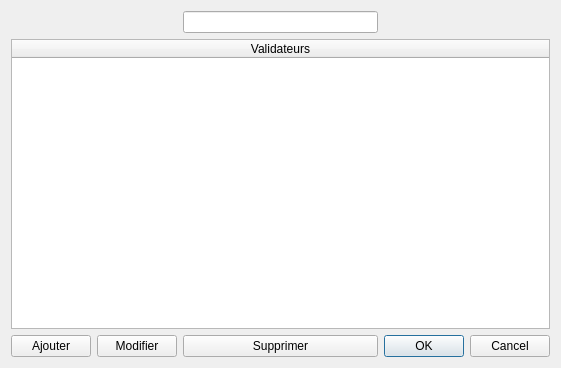
<?xml version="1.0" encoding="UTF-8"?>
<ui version="4.0">
 <class>cursus_dialog</class>
 <widget class="QDialog" name="cursus_dialog">
  <property name="geometry">
   <rect>
    <x>0</x>
    <y>0</y>
    <width>561</width>
    <height>368</height>
   </rect>
  </property>
  <property name="windowTitle">
   <string>Dialog</string>
  </property>
  <layout class="QGridLayout" name="gridLayout">
   <item row="1" column="0" colspan="4">
    <widget class="QTableWidget" name="validator_list">
     <property name="editTriggers">
      <set>QAbstractItemView::NoEditTriggers</set>
     </property>
     <property name="selectionMode">
      <enum>QAbstractItemView::SingleSelection</enum>
     </property>
     <property name="selectionBehavior">
      <enum>QAbstractItemView::SelectRows</enum>
     </property>
     <property name="sortingEnabled">
      <bool>false</bool>
     </property>
     <attribute name="horizontalHeaderDefaultSectionSize">
      <number>250</number>
     </attribute>
     <attribute name="horizontalHeaderStretchLastSection">
      <bool>true</bool>
     </attribute>
     <attribute name="verticalHeaderVisible">
      <bool>false</bool>
     </attribute>
     <column>
      <property name="text">
       <string>Validateurs</string>
      </property>
     </column>
    </widget>
   </item>
   <item row="3" column="3">
    <widget class="QDialogButtonBox" name="buttonBox">
     <property name="sizePolicy">
      <sizepolicy hsizetype="Fixed" vsizetype="Fixed">
       <horstretch>0</horstretch>
       <verstretch>0</verstretch>
      </sizepolicy>
     </property>
     <property name="orientation">
      <enum>Qt::Horizontal</enum>
     </property>
     <property name="standardButtons">
      <set>QDialogButtonBox::Cancel|QDialogButtonBox::Ok</set>
     </property>
    </widget>
   </item>
   <item row="3" column="0">
    <widget class="QPushButton" name="add_validator_button">
     <property name="text">
      <string>Ajouter</string>
     </property>
    </widget>
   </item>
   <item row="3" column="1">
    <widget class="QPushButton" name="modify_validator_button">
     <property name="text">
      <string>Modifier</string>
     </property>
    </widget>
   </item>
   <item row="3" column="2">
    <widget class="QPushButton" name="remove_validator_button">
     <property name="text">
      <string>Supprimer</string>
     </property>
    </widget>
   </item>
   <item row="0" column="2">
    <widget class="QLineEdit" name="cursusName_edit"/>
   </item>
  </layout>
 </widget>
 <resources/>
 <connections>
  <connection>
   <sender>buttonBox</sender>
   <signal>accepted()</signal>
   <receiver>cursus_dialog</receiver>
   <slot>accept()</slot>
   <hints>
    <hint type="sourcelabel">
     <x>248</x>
     <y>254</y>
    </hint>
    <hint type="destinationlabel">
     <x>157</x>
     <y>274</y>
    </hint>
   </hints>
  </connection>
  <connection>
   <sender>buttonBox</sender>
   <signal>rejected()</signal>
   <receiver>cursus_dialog</receiver>
   <slot>reject()</slot>
   <hints>
    <hint type="sourcelabel">
     <x>316</x>
     <y>260</y>
    </hint>
    <hint type="destinationlabel">
     <x>286</x>
     <y>274</y>
    </hint>
   </hints>
  </connection>
 </connections>
</ui>
